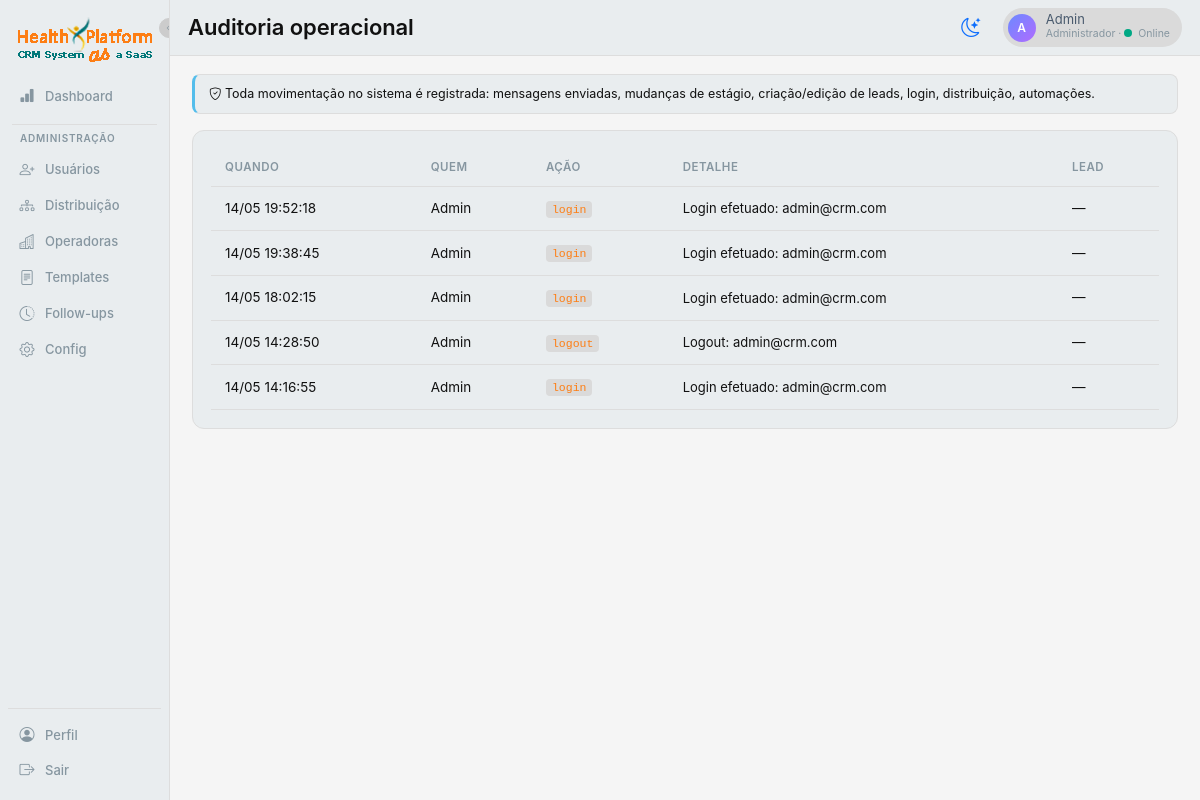
Page /auditoria (signed in) on the earlier database version.
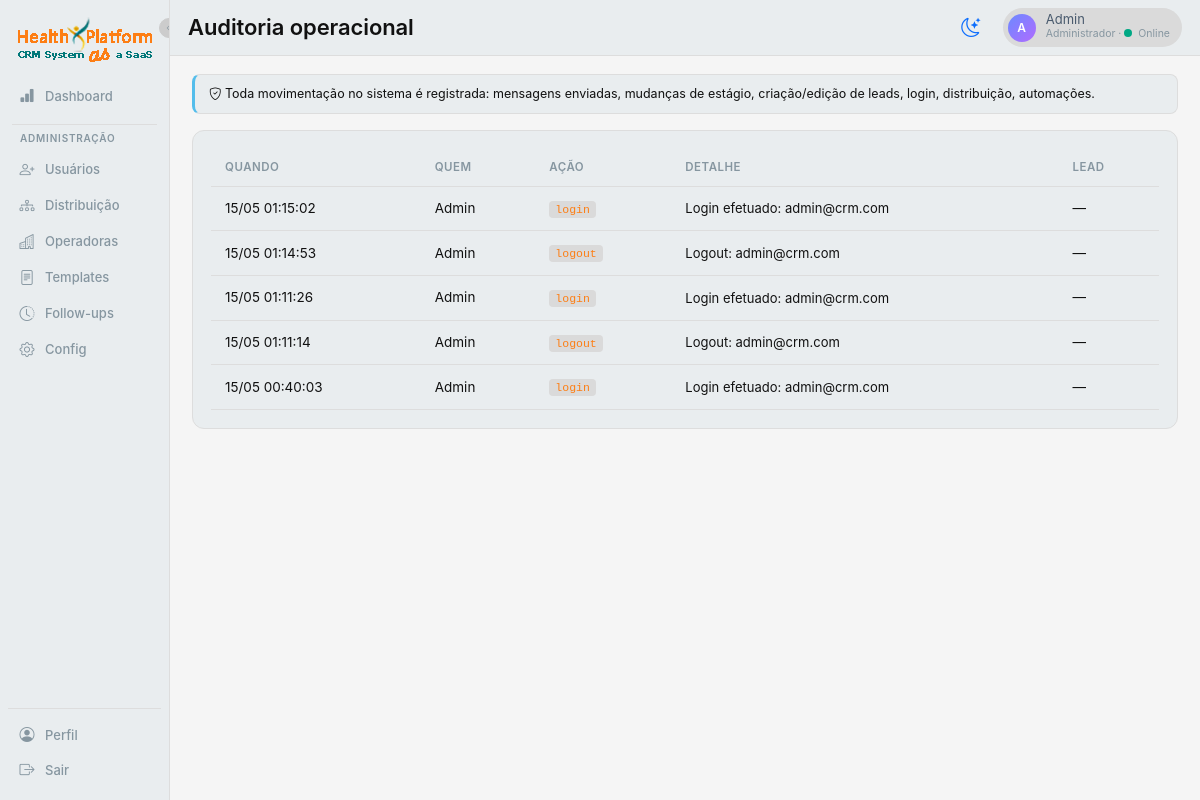
Same page on the later database version.
### app.py (models this page shows, shortened)
class User(db.Model):
    __tablename__ = 'users'
    id = db.Column(db.Integer, primary_key=True)
    name = db.Column(db.String(120), nullable=False)
    email = db.Column(db.String(120), unique=True, nullable=False)
    password_hash = db.Column(db.String(255), nullable=False)
    role = db.Column(db.String(20), default='consultor')
    weekly_quota = db.Column(db.Integer, default=20)
    is_online = db.Column(db.Boolean, default=True)
    is_active = db.Column(db.Boolean, default=True)
    is_blocked = db.Column(db.Boolean, default=False)
    blocked_reason = db.Column(db.String(255), default='')
    created_at = db.Column(db.DateTime, default=datetime.utcnow)
    manager_id = db.Column(db.Integer, db.ForeignKey('users.id'))
    manager = db.relationship('User', remote_side=[id], backref='subordinados')
    favorite_templates = db.Column(db.String(255), default='')
    favorite_followups = db.Column(db.String(255), default='')
    cadence_per_day = db.Column(db.Integer, default=2)
    cadence_days = db.Column(db.Integer, default=3)
    cadence_interval_hours = db.Column(db.Integer, default=3)

class AuditLog(db.Model):
    __tablename__ = 'audit_logs'
    id = db.Column(db.Integer, primary_key=True)
    user_id = db.Column(db.Integer, db.ForeignKey('users.id'))
    lead_id = db.Column(db.Integer, db.ForeignKey('leads.id'))
    action = db.Column(db.String(60), nullable=False)
    detail = db.Column(db.Text)
    created_at = db.Column(db.DateTime, default=datetime.utcnow)
    user = db.relationship('User')
    lead = db.relationship('Lead')

### app.py (the view)
@app.route('/auditoria')
@admin_required
def auditoria():
    page = request.args.get('page', 1, type=int)
    logs = AuditLog.query.order_by(desc(AuditLog.created_at)).limit(500).all()
    return render_template('auditoria.html', logs=logs)

### app.py (called while the page is built)
def current_user():
    uid = session.get('user_id')
    if not uid:
        return None
    return db.session.get(User, uid)

def role_required(*allowed_roles):
    def deco(f):
        @wraps(f)
        def wrap(*args, **kwargs):
            u = current_user()
            if not u or u.role not in allowed_roles:
                flash(f'Apenas {", ".join(allowed_roles)} podem acessar essa página.', 'danger')
                return redirect(url_for('dashboard'))
            return f(*args, **kwargs)
        return wrap
    return deco

def filter_leads_by_visibility(query, user):
    if user.role == 'master':
        return query
    if user.role == 'coordenador':
        return query.filter(Lead.owner_id.in_(visible_user_ids(user)))
    if user.role == 'lider':
        return query.filter(db.false())
    if user.role == 'admin':
        return query
    return query.filter(Lead.owner_id == user.id)

### templates/auditoria.html (shortened to what this page needs)
{% extends 'base.html' %}
{% set active_nav = 'auditoria' %}
{% block page_title %}Auditoria operacional{% endblock %}
{% block content %}
<div class="alert alert-info mb-3" style="font-size:12.5px;">
  <i class="bi bi-shield-check"></i>
  Toda movimentação no sistema é registrada: mensagens enviadas, mudanças de estágio, criação/edição de leads, login, distribuição, automações.
</div>
<div class="card-x">
  <table class="x-table">
    <thead><tr><th>Quando</th><th>Quem</th><th>Ação</th><th>Detalhe</th><th>Lead</th></tr></thead>
    <tbody>
      {% for log in logs %}
      <tr>
        <td class="text-mute" style="white-space:nowrap;">{{ log.created_at.strftime('%d/%m %H:%M:%S') }}</td>
        <td>{% if log.user %}{{ log.user.name }}{% else %}<span class="chip">sistema</span>{% endif %}</td>
        <td><code style="background:var(--bg-elev);padding:2px 6px;border-radius:4px;font-size:11.5px;color:var(--brand);">{{ log.action }}</code></td>
        <td class="fs-13 text-soft">{{ log.detail or '—' }}</td>
        <td>
          {% if log.lead %}
            <a href="{{ url_for('lead_detail', lead_id=log.lead_id) }}">{{ log.lead.name }}</a>
          {% else %}—{% endif %}
        </td>
      </tr>
      {% else %}
      <tr><td colspan="5" class="text-center text-mute">Sem registros.</td></tr>
      {% endfor %}
    </tbody>
  </table>
</div>
{% endblock %}

### templates/base.html (shortened to what this page needs)
<!doctype html>
<html lang="pt-BR">
<head>
  <link href="https://cdn.jsdelivr.net/npm/bootstrap@5.3.2/dist/css/bootstrap.min.css" rel="stylesheet">
  <link href="https://cdn.jsdelivr.net/npm/bootstrap-icons@1.11.2/font/bootstrap-icons.css" rel="stylesheet">
  <link rel="stylesheet" href="{{ url_for('static', filename='css/app.css') }}">
</head>
<body data-lead-id="{{ lead_id_for_js or '' }}" data-user-id="{{ current_user.id if current_user else '' }}"
  data-user-role="{{ current_user.role if current_user else '' }}">
  {% if current_user %}
  <div class="app-shell">
    <aside class="sidebar">
      <button type="button" class="sidebar-toggle" onclick="toggleSidebar()" title="Expandir/recolher menu">
        <i class="bi bi-chevron-left"></i>
      </button>
      <div class="brand" title="CRM Conversacional">
        <img src="{{ url_for('static', filename='imgs/logo.png') }}" alt="Logo" class="logo">
      </div>
      <a href="{{ url_for('dashboard') }}" data-tip="Dashboard"
        class="nav-item {% if active_nav == 'dashboard' %}active{% endif %}">
        <i class="bi bi-bar-chart-fill"></i><span class="nav-label">Dashboard</span>
      </a>
      {% if current_user.role in ('master', 'admin') %}
      <div class="nav-divider"></div>
      <div class="nav-section-label">Administração</div>
      <a href="{{ url_for('usuarios') }}" data-tip="Usuários"
        class="nav-item {% if active_nav == 'usuarios' %}active{% endif %}">
        <i class="bi bi-person-plus"></i><span class="nav-label">Usuários</span>
      </a>
      <a href="{{ url_for('distribuicao') }}" data-tip="Distribuição"
        class="nav-item {% if active_nav == 'distribuicao' %}active{% endif %}">
        <i class="bi bi-diagram-3"></i><span class="nav-label">Distribuição</span>
      </a>
      <a href="{{ url_for('operadoras_list') }}" data-tip="Operadoras"
        class="nav-item {% if active_nav == 'operadoras' %}active{% endif %}">
        <i class="bi bi-buildings"></i><span class="nav-label">Operadoras</span>
      </a>
      <a href="{{ url_for('templates_list') }}" data-tip="Templates"
        class="nav-item {% if active_nav == 'templates' %}active{% endif %}">
        <i class="bi bi-file-text"></i><span class="nav-label">Templates</span>
      </a>
      <a href="{{ url_for('followups_list') }}" data-tip="Follow-ups"
        class="nav-item {% if active_nav == 'followups' %}active{% endif %}">
        <i class="bi bi-clock-history"></i><span class="nav-label">Follow-ups</span>
      </a>
      <a href="{{ url_for('configuracoes') }}" data-tip="Configurações"
        class="nav-item {% if active_nav == 'config' %}active{% endif %}">
        <i class="bi bi-gear"></i><span class="nav-label">Config</span>
      </a>
      {% endif %}
      <div class="nav-bottom">
        <a href="{{ url_for('perfil') }}" data-tip="Perfil"
          class="nav-item {% if active_nav == 'perfil' %}active{% endif %}">
          <i class="bi bi-person-circle"></i><span class="nav-label">Perfil</span>
        </a>
        <a href="{{ url_for('logout') }}" data-tip="Sair" class="nav-item">
          <i class="bi bi-box-arrow-right"></i><span class="nav-label">Sair</span>
        </a>
      </div>
    </aside>
    <main class="main">
      <div class="topbar">
        <div class="page-title">{% block page_title %}{% endblock %}</div>
        <button id="themeToggle" class="btn btn-link text-decoration-none theme-toggle-btn"
          title="Alternar tema claro/escuro" type="button">
          <i id="themeIcon" class="bi bi-moon-stars"></i>
        </button>
        <div class="user-chip">
          <div class="avatar">{{ current_user.name[0]|upper }}</div>
          <div>
            <div class="user-name">{{ current_user.name }}</div>
            <div class="user-role-status">
              {% if current_user.role == 'admin' %}Administrador{% else %}Consultor{% endif %}
              · <span class="status-dot {% if current_user.is_online %}online{% else %}offline{% endif %}"></span>{% if
              current_user.is_online %}Online{% else %}Offline{% endif %}
            </div>
          </div>
        </div>
      </div>
      <div class="content {% block content_class %}{% endblock %}">
        {% block content %}{% endblock %}
      </div>
    </main>
  </div>
  {% else %}
  {% block anon %}{% endblock %}
  {% endif %}
</body>
</html>

Differences in the rows shown:
changed AuditLog (number 1 of 5 on the later page): created_at "14/05 19:52:18" → "15/05 01:15:02"
changed AuditLog (number 2 of 5 on the later page): created_at "14/05 19:38:45" → "15/05 01:14:53"; action "login" → "logout"; detail "Login efetuado: admin@crm.com" → "Logout: admin@crm.com"
changed AuditLog (number 3 of 5 on the later page): created_at "14/05 18:02:15" → "15/05 01:11:26"
changed AuditLog (number 4 of 5 on the later page): created_at "14/05 14:28:50" → "15/05 01:11:14"
changed AuditLog (number 5 of 5 on the later page): created_at "14/05 14:16:55" → "15/05 00:40:03"
